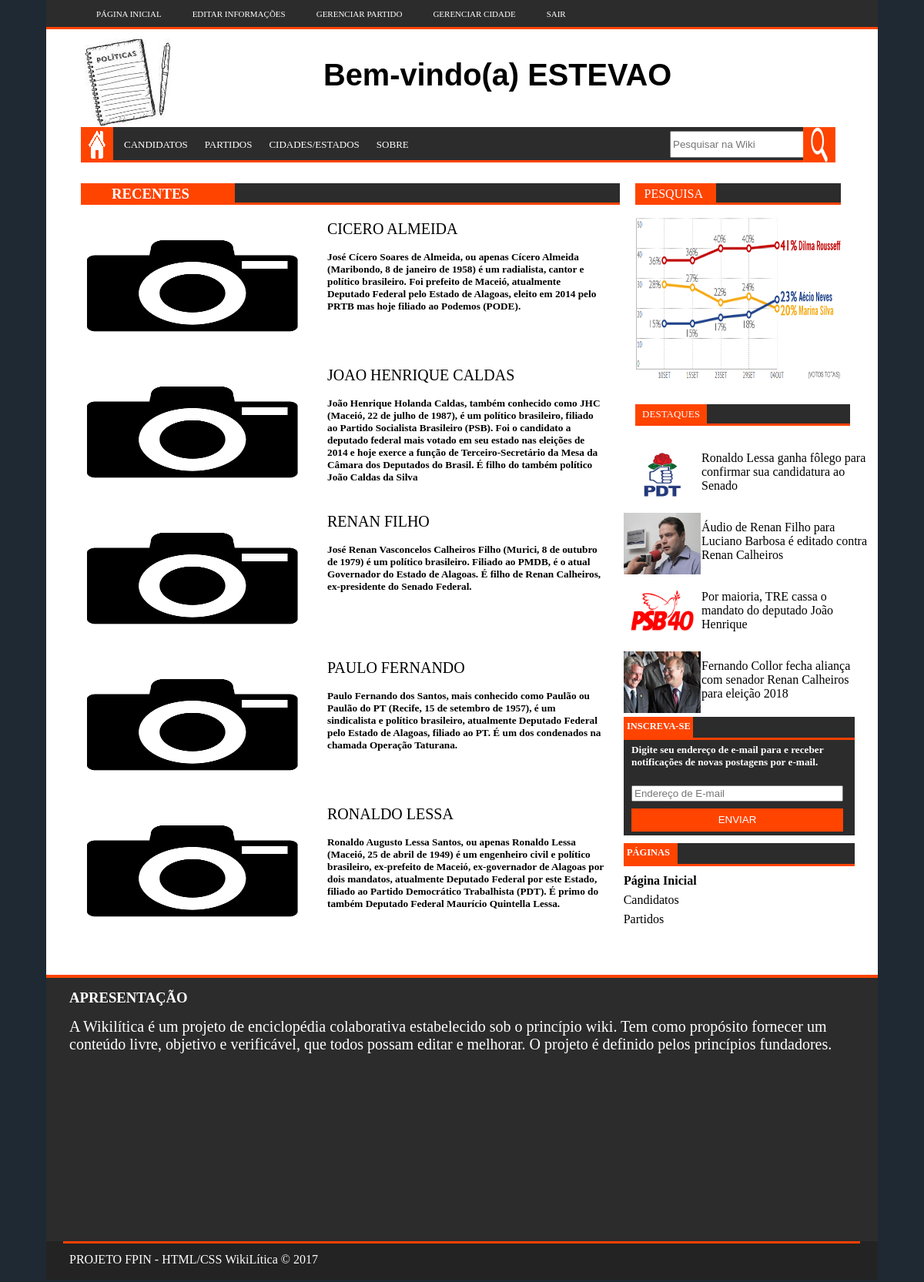
Screenshot of /organizadorlogado.php (signed in) with the database file from the repository.
### tables this page shows
CREATE TABLE `candidato` (
  `cand_id` int(11) NOT NULL,
  `cand_name` varchar(100) NOT NULL,
  `cand_sex` int(11) DEFAULT NULL,
  `cand_age` varchar(20) NOT NULL,
  `cand_job` varchar(100) DEFAULT NULL,
  `cand_part` varchar(100) DEFAULT NULL,
  `cand_work` text,
  `cand_hist` text NOT NULL,
  `cand_prop` varchar(200) NOT NULL,
  `cand_idea` varchar(200) DEFAULT NULL,
  `cand_source` varchar(300) NOT NULL,
  `cand_city` varchar(60) NOT NULL,
  `cand_pict` longblob NOT NULL
);

### recentes.php (the view, shortened to what this page needs)
<?php
	$selecao_cand = "SELECT * FROM candidato ORDER BY cand_id DESC LIMIT 5";
	$sql_cand = mysqli_query($connection, $selecao_cand);
	while($line = mysqli_fetch_array($sql_cand)){
		$cand_id = $line['cand_id'];
		$cand_name = $line['cand_name'];
		$cand_hist = $line['cand_hist'];
	echo"
			<a> <img src='image/camera.png' width='290px' height='170px' class='img1'> </a>
			<a href='candidato.php?cand_id=$cand_id' class='link1'> $cand_name </a>
			<h5 class='texto1'> $cand_hist </h5>
		";
	}
?>

### css/style.css (style rules this page uses)
* { margin: 0 auto; }
body { background-color: #1e2934; }
img.img1 { float: left; margin: 20px 0 0 0px; }
a.link1 { text-decoration : none; font-size : 20px; float:left; margin: -170px 0 0 320px; }
h5.texto1 { float: left; margin: -130px 0 0 320px; }
a:link { text-decoration:none; }
a:link:not(.item2):not(.item):not(.edit) { color: inherit; }

### rows the page displays
candidato: cand_name "CICERO ALMEIDA", cand_hist "José Cícero Soares de Almeida, ou apenas Cícero Almeida (Maribondo, 8 de janeiro de 1958) é um radialista, cantor e político brasileiro. Foi prefeito de Maceió, atualmente Deputado Federal pelo Estado de Alagoas, eleito em 2014 pelo PRTB mas hoje filiado ao Podemos (PODE)."
candidato: cand_name "JOAO HENRIQUE CALDAS", cand_hist "João Henrique Holanda Caldas, também conhecido como JHC (Maceió, 22 de julho de 1987), é um político brasileiro, filiado ao Partido Socialista Brasileiro (PSB). Foi o candidato a deputado federal mais votado em seu estado nas eleições de 2014 e hoje exerce a função de Terceiro-Secretário da Mesa da Câmara dos Deputados do Brasil. É filho do também político João Caldas da Silva"
candidato: cand_name "RENAN FILHO", cand_hist "José Renan Vasconcelos Calheiros Filho (Murici, 8 de outubro de 1979) é um político brasileiro. Filiado ao PMDB, é o atual Governador do Estado de Alagoas. É filho de Renan Calheiros, ex-presidente do Senado Federal."
candidato: cand_name "PAULO FERNANDO", cand_hist "Paulo Fernando dos Santos, mais conhecido como Paulão ou Paulão do PT (Recife, 15 de setembro de 1957), é um sindicalista e político brasileiro, atualmente Deputado Federal pelo Estado de Alagoas, filiado ao PT. É um dos condenados na chamada Operação Taturana."
candidato: cand_name "RONALDO LESSA", cand_hist "Ronaldo Augusto Lessa Santos, ou apenas Ronaldo Lessa (Maceió, 25 de abril de 1949) é um engenheiro civil e político brasileiro, ex-prefeito de Maceió, ex-governador de Alagoas por dois mandatos, atualmente Deputado Federal por este Estado, filiado ao Partido Democrático Trabalhista (PDT). É primo do também Deputado Federal Maurício Quintella Lessa."

### other values shown
$nome[0] "ESTEVAO"
